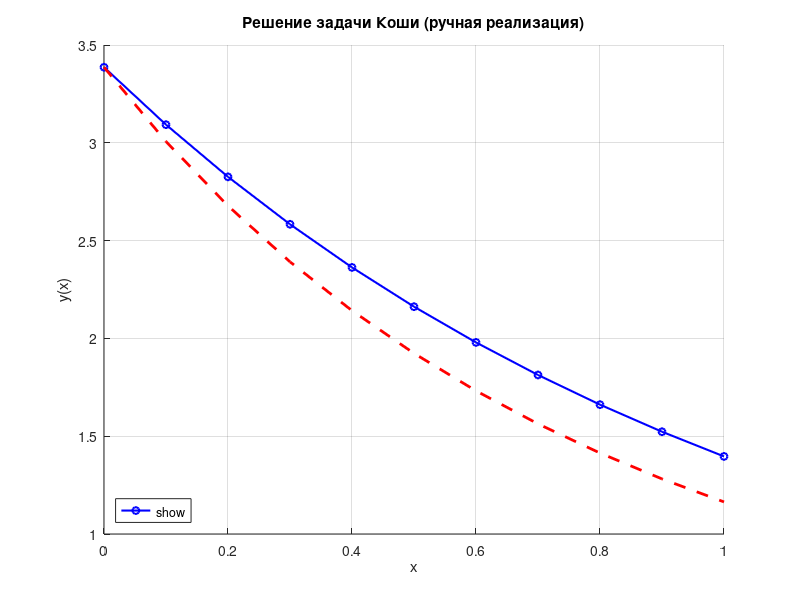

Reproduce this figure in MATLAB.
clear;
clc;
close all;

% Определение функций системы ---
% Функции для правых частей системы дифференциальных уравнений
% y1' = y2
f1 = @(x, y1, y2) y2;
% y2' = -2*y1 - 3*y2 + 1 / (exp(x) + 1)
f2 = @(x, y1, y2) -2*y1 - 3*y2 + 1 / (exp(x) + 1);

x_start = 0;
x_end = 1;
h = 0.1;

% Начальные значения
y1_0 = 2 * (log(2) + 1);  % y(0)
y2_0 = -3 * log(2) - 1;   % y'(0)

% Создаем массив точек x, в которых будем искать решение
x_points = x_start:h:x_end;
num_steps = length(x_points);

% Инициализируем массивы для хранения решений
y1_rk4 = zeros(1, num_steps);
y2_rk4 = zeros(1, num_steps);

% Задаем начальные условия
y1_rk4(1) = y1_0;
y2_rk4(1) = y2_0;

%Реализация метода Рунге-Кутты 4-го порядка
for i = 1:(num_steps - 1)
    % Текущие значения x, y1, y2
    x_i = x_points(i);
    y1_i = y1_rk4(i);
    y2_i = y2_rk4(i);
    
    % Вычисление коэффициентов для системы
    k1 = h * f1(x_i, y1_i, y2_i);
    p1 = h * f2(x_i, y1_i, y2_i);
    
    k2 = h * f1(x_i + h/2, y1_i + k1/2, y2_i + p1/2);
    p2 = h * f2(x_i + h/2, y1_i + k1/2, y2_i + p1/2);
    
    k3 = h * f1(x_i + h/2, y1_i + k2/2, y2_i + p2/2);
    p3 = h * f2(x_i + h/2, y1_i + k2/2, y2_i + p2/2);
    
    k4 = h * f1(x_i + h, y1_i + k3, y2_i + p3);
    p4 = h * f2(x_i + h, y1_i + k3, y2_i + p3);
    
    % Расчет следующего значения y1 и y2
    y1_rk4(i+1) = y1_i + (k1 + 2*k2 + 2*k3 + k4) / 6;
    y2_rk4(i+1) = y2_i + (p1 + 2*p2 + 2*p3 + p4) / 6;
end

% Точное решение для сравнения
exact_solution = @(x) (exp(-x) + exp(-2*x)) .* (log(exp(x) + 1) + 1);
y_exact = exact_solution(x_points);

fprintf('Сравнение ручной реализации и точного решения в MATLAB \n');
fprintf('----------------------------------------------------------------\n');
fprintf('%-10s | %-25s | %-25s\n', 'x', 'y (Рунге-Кутта 4)', 'y (Точное)');
fprintf('----------------------------------------------------------------\n');
for i = 1:num_steps
    fprintf('%-10.4f | %-25.4f | %-25.4f\n', x_points(i), y1_rk4(i), y_exact(i));
end
fprintf('----------------------------------------------------------------\n');

% Построение графиков
figure('Name', 'Сравнение решений в MATLAB (ручная реализация)', 'NumberTitle', 'off');
hold on;

% График численного решения
plot(x_points, y1_rk4, 'b-o', 'LineWidth', 1.5, 'MarkerSize', 5, 'DisplayName', 'Метод Рунге-Кутты 4');

% График точного решения
plot(x_points, y_exact, 'r--', 'LineWidth', 2, 'DisplayName', 'Точное решение');

% Настройка графика
title('Решение задачи Коши (ручная реализация)');
xlabel('x');
ylabel('y(x)');
legend('show', 'Location', 'southwest');
grid on;
hold off;

